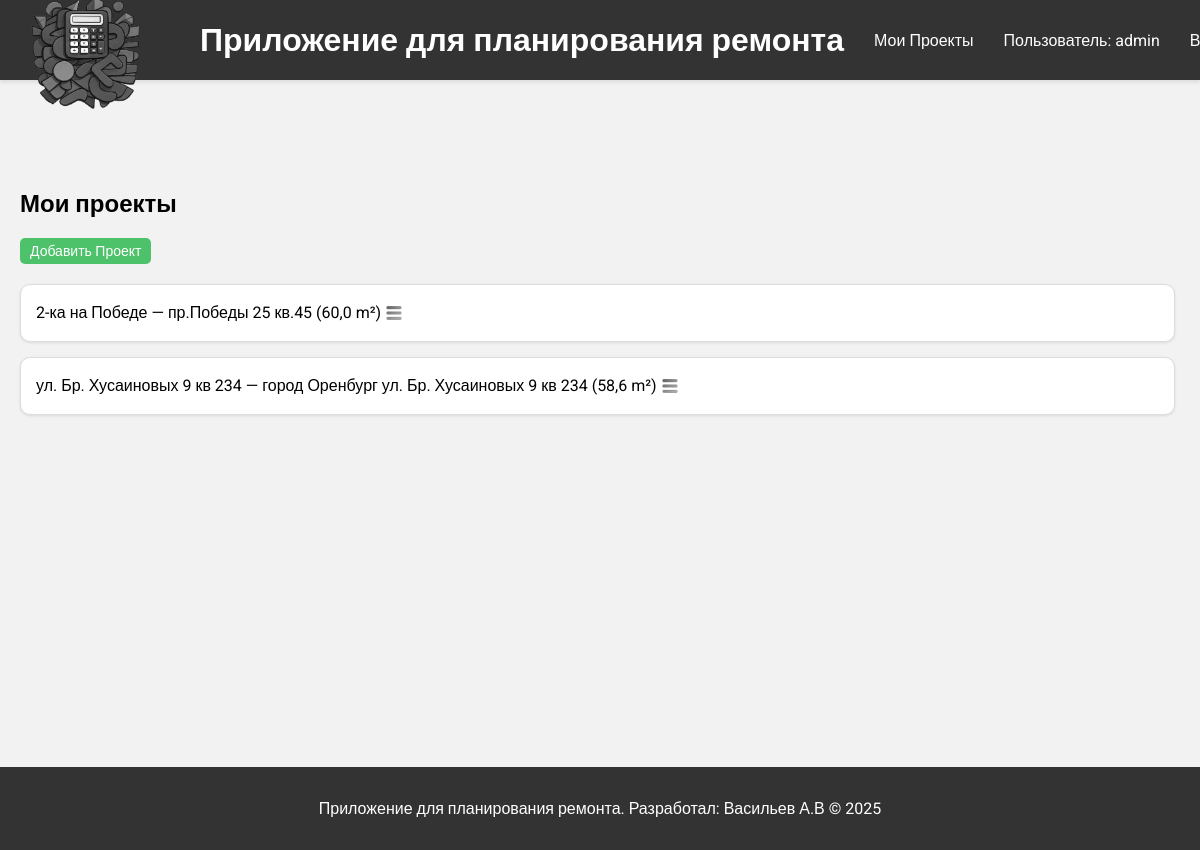
Page /apartment/ (signed in) on the earlier database version.
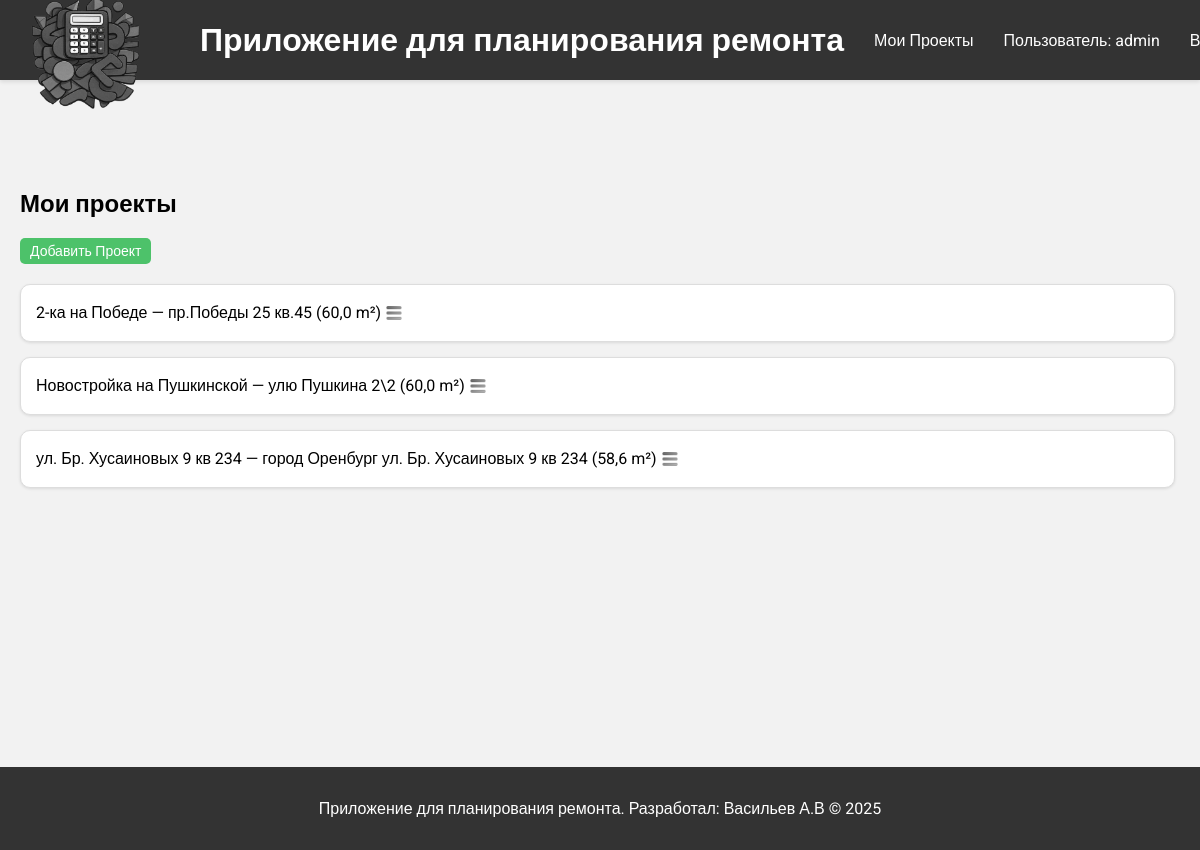
Same page on the later database version.
### repairs/models.py (models this page shows, shortened)
class Apartment(models.Model):
    user = models.ForeignKey(User, on_delete=models.CASCADE)
    name = models.CharField(max_length=100)
    address = models.CharField(max_length=255, blank=True)
    total_area = models.FloatField()
    image = models.ImageField(upload_to='apartment_images/', blank=True, null=True)

### repairs/views.py (the view)
# urls.py: path('apartment/', views.apartment, name='apartment'),
@login_required
def apartment(request):
    apartments = Apartment.objects.filter(user=request.user).order_by('name')
    print(f"Всего проектов для пользователя {request.user.username}: {apartments.count()}")  # Отладка
    if not apartments.exists():
        print("Нет проектов для этого пользователя. Добавьте проекты через админку или форму.")
    paginator = Paginator(apartments, 5)  # 5 проектов на страницу
    page_number = request.GET.get('page')
    page_obj = paginator.get_page(page_number)
    print(f"Объектов на странице {page_obj.number}: {page_obj.object_list.count()}")  # Отладка
    return render(request, 'repairs/apartment.html', {'page_obj': page_obj})

### repairs/templates/repairs/apartment.html (shortened to what this page needs)
{% extends "repairs/base.html" %}
{% load static %}
{% block content %}
<h2>Мои проекты</h2>
<a href="{% url 'apartment_create' %}" class="button-primary">Добавить Проект</a>
{% if page_obj %}
<ul class="project-list">
    {% for apt in page_obj %}
    <li class="proj-item">
        <div class="proj-row">
            <span class="proj-text">{{ apt.name }} — {{ apt.address }} ({{ apt.total_area }} m²)</span>
            <div class="proj-dropdown">
                <button class="proj-dropdown-btn" onclick="toggleDropdown(event, 'proj-dropdown-{{ apt.id }}')">
                    <img src="{% static 'repairs/images/menu_icon.png' %}" alt="Действия" class="proj-menu-icon">
                </button>
            </div>
        </div>
    </li>
    {% empty %}
    <li>Нет проектов на этой странице.</li>
    {% endfor %}
</ul>
{% else %}
<p>У вас пока нет проектов.</p>
{% endif %}
{% endblock %}

Differences in the rows shown:
added Apartment: name "Новостройка на Пушкинской", address "улю Пушкина 2\\2", total_area "60,0"
